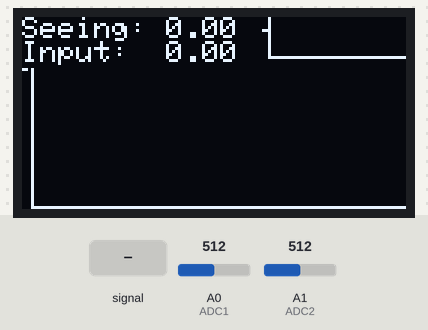
Bench run of a program on a simulated Arduino Leonardo, built with avr-gcc and run on an emulated ATmega32U4. On the bench: 128×64 one-colour display. Inputs (shaded band) come from the test bench; at power-on: A0 (ADC1) = 512, A1 (ADC2) = 512. What the program prints to the serial monitor is not drawn.

Above: at 5.7 s.
5.8 s: A0 (ADC1) fed a 2 Hz sine of ±306 counts around its level
At 6.7 s:
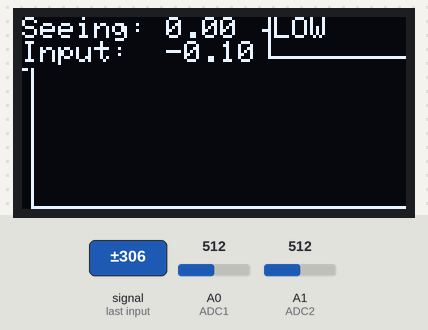
8.8 s: A0 (ADC1) set to 306
At 11.3 s:
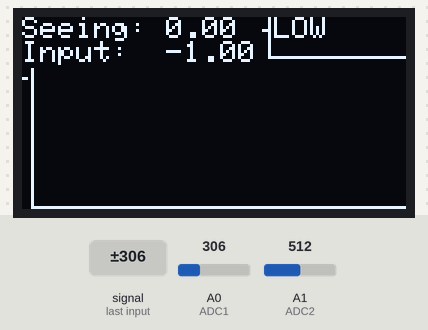
11.7 s: A0 (ADC1) set to 499
At 13.8 s:
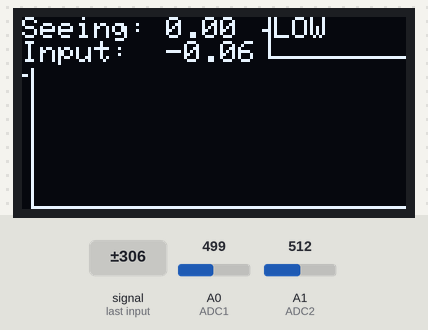
14.7 s: A0 (ADC1) set to 511
17.7 s: A0 (ADC1) set to 900
At 20.1 s:
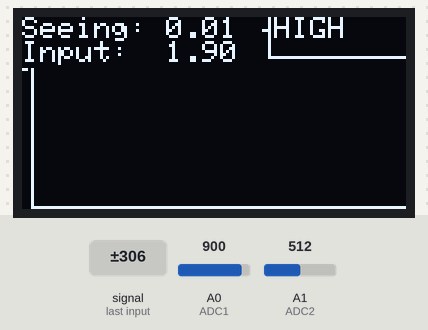
20.7 s: A0 (ADC1) set to 830
At 23.5 s:
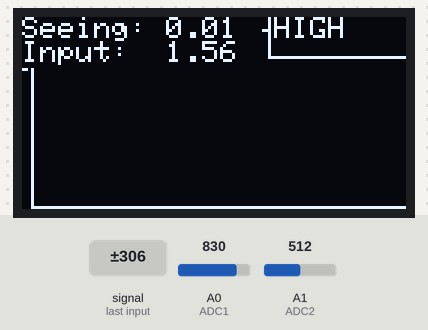
23.7 s: A0 (ADC1) set to 817
At 25.4 s:
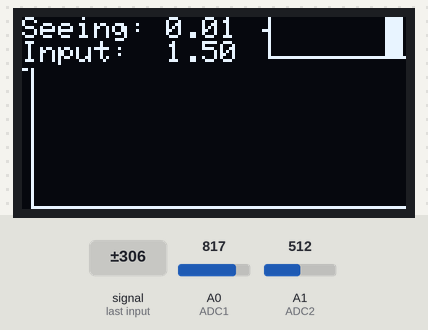
Timing chart, 0 to 26.9 s (numbered marks = the images above; inputs shaded):
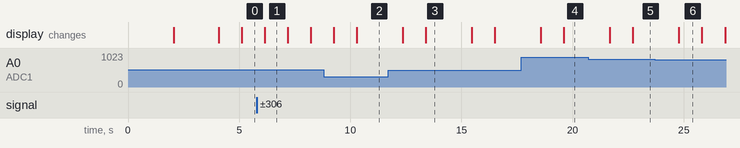

Measured:
- the behaviour switches between 818 and 817 on A0 (ADC1) (found by bisection; images 5 and 6)
- after the input at 5.8 s, the display: changes after 0.36 s (image 1)
- after the input at 8.8 s, the display: first changes after 0.46 s (image 2 shows a later state)
- after the input at 11.7 s, the display: first changes after 0.67 s (image 3 shows a later state)
- after the input at 17.7 s, the display: first changes after 0.88 s (image 4 shows a later state)
- after the input at 20.7 s, the display: first changes after 0.98 s (image 5 shows a later state)
- after the input at 23.7 s, the display: changes after 1.1 s (image 6)

The program:

main.cpp
```cpp
#include "main.h"

// Note: Assign constants to variables so they may be changed on the fly by client software in mode 3
int sampleCount, numSamples = NUM_SAMPLES;
float variationValue, intensityValue, variationOffset = VARIATION_OFFSET, intensityOffset = INTENSITY_OFFSET;

#ifdef CLOUD_DISCRIMINATE
float discriminateLow = DISCRIMINATE_LOW, discriminateHigh = DISCRIMINATE_HIGH;
boolean cloudDiscriminate = CLOUD_DISCRIMINATE;
#endif

#ifdef MOVING_AVERAGE_PTS
int movingAveragePts = MOVING_AVERAGE_PTS, movingAverageCount = 0;
float movingAverageAcc = 0, movingAverage = 0;
#endif

#ifdef MODE
int mode = MODE;
#endif

#ifdef OLED_OUTPUT
int xPosition, yPosition, readingPosition;
Adafruit_SH1106 display(OLED_DC, OLED_RESET, OLED_CS);

#ifdef IG_WIDTH
int intensityBuffer[IG_WIDTH] = {0},  // Buffer to hold scaled and bounded intensity readings
    intensityOldest = 0;              // Current position of oldest (left hand of graph) entry in intensity buffer
#define IG_HEIGHT 13                   // Intensity graph height (pixels) - 1, default 13
#define IG_SCALE (IG_HEIGHT / IG_MAX)  // Intensity graph scale
#endif

#ifdef VG_WIDTH
int variationBuffer[VG_WIDTH] = {0},  // Buffer to hold scaled and bounded variation readings
    variationOldest = 0;              // Current position of oldest (left hand of graph) entry in variation buffer

#if SH1106_LCDHEIGHT == 64
#define VG_HEIGHT 45  // Variation graph height (pixels) - 1, default 45px for 64px high display
#elif SH1106_LCDHEIGHT == 32
#define VG_HEIGHT 13  // Variation graph height (pixels) - 1, default 15px for 32px high display
#else
#error "Unsupported display size!"  // Couldn't find a supported display size
#endif
#define VG_SCALE (VG_HEIGHT / VG_MAX)  // Variation graph scale
#endif
#endif

void setup() {
#ifdef MODE
    Serial.begin(115200);  // Initialise serial communications first in case we need to debug anything
#endif

#ifdef OLED_OUTPUT
    delay(2000);  // Wait a bit for the display to initialise on first power up, otherwise we may get a blank screen instead of output

    display.begin(SH1106_SWITCHCAPVCC);  // Generate high voltage.
#define SSM_LOGO_WIDTH 56                 // SSM splash screen logo width
#define SSM_LOGO_HEIGHT 16                // SSM splash screen logo height
    static const unsigned char PROGMEM SSM_LOGO[] = {
        // SSM Splash screen logo
        0x00, 0x00, 0x00, 0x00, 0x00, 0x00, 0x00, 0x01, 0x80, 0x0F, 0x80, 0x7E, 0x0E, 0x07, 0x31, 0x8C, 0x3F, 0xE1, 0xFF, 0x0F, 0x0F, 0x3B, 0xDC,
        0x70, 0x63, 0x83, 0x0F, 0x0F, 0x1F, 0xF8, 0x60, 0x03, 0x00, 0x0D, 0x9B, 0x1E, 0x78, 0x60, 0x03, 0x00, 0x0D, 0x9B, 0x0C, 0x30, 0x70, 0x03,
        0x80, 0x0D, 0x9B, 0x3C, 0x3C, 0x3F, 0x81, 0xFC, 0x0C, 0xF3, 0xFC, 0x3F, 0x0F, 0xE0, 0x7F, 0x0C, 0xF3, 0x7E, 0x7E, 0x00, 0x70, 0x03, 0x8C,
        0x63, 0x07, 0xE0, 0x00, 0x30, 0x01, 0x8C, 0x63, 0x07, 0xE0, 0x00, 0x30, 0x01, 0x8C, 0x03, 0x0E, 0x70, 0x60, 0x73, 0x03, 0x8C, 0x03, 0x0C,
        0x30, 0x7F, 0xE3, 0xFF, 0x0C, 0x03, 0x0C, 0x30, 0x1F, 0x80, 0xFC, 0x0C, 0x03, 0x00, 0x00, 0x00, 0x00, 0x00, 0x00, 0x00};
    display.clearDisplay();                                                  // Clear display
    display.drawBitmap(0, 0, SSM_LOGO, SSM_LOGO_WIDTH, SSM_LOGO_HEIGHT, 1);  // Draw splash screen logo
    display.setTextSize(1);
    display.setTextColor(WHITE);
    display.setTextWrap(false);
    display.setCursor(SSM_LOGO_WIDTH + 6, 0);  // Draw splash screen sketch version
    display.print(SSM_VERSION);
#if SH1106_LCDWIDTH == 128
#ifdef MODE
    display.print(" Mode ");  // Draw splash screen mode if applicable
    display.print(MODE);
#endif
    display.setCursor(SSM_LOGO_WIDTH + 6, 8);  // Draw splash screen sketch date
    display.print(SSM_DATE);
#endif
    display.display();  // Show splash screen
    delay(2000);
    display.clearDisplay();  // Clear display
    display.display();       // Show cleared display
#endif
}

void loop() {
    variationValue = intensityValue = 0;  // Reset variation and intensity samples

    for (sampleCount = 0; sampleCount < numSamples; sampleCount++)  // Collect samples from the SSM
    {
        intensityValue = intensityValue + (analogRead(ADC1) - 511.) * 2.5 / 511.;      // Accumulate average solar intensity sample
        variationValue = variationValue + sq((analogRead(ADC2) - 511.) * 2.5 / 511.);  // Accumulate RMS variation sample
    }

    intensityValue = intensityValue / numSamples + intensityOffset;  // Find average solar intensity, +/– dc offset
    variationValue = (4.46 * sqrt(variationValue / numSamples) + variationOffset) /
                     intensityValue;  // Find RMS variation, +/– small dc offset, normalised for intensity
#ifdef MOVING_AVERAGE_PTS
    movingAverageAcc = movingAverageAcc + variationValue;  // Add the current variation to the moving average accumulator
    if (movingAverageCount = movingAveragePts) {
        movingAverageAcc = movingAverageAcc - movingAverage;  // Deduct the previous moving average from the accumulator
        movingAverage = movingAverageAcc / movingAveragePts;  // Calculate the new moving average
    } else {
        movingAverageCount++;  // Not enough data points yet, so keep accumulating
    }
#endif

#ifdef CLOUD_DISCRIMINATE
    if (cloudDiscriminate && (intensityValue < discriminateLow || variationValue > discriminateHigh)) {
        variationValue = 0;  // Discriminate for clouds by setting variation value to zero
    }
#endif

    // http://www.daycounter.com/LabBook/Moving-Average.phtml

#ifdef OLED_OUTPUT           // Output to OLED module
    display.clearDisplay();  // Clear display
    display.setTextSize(1);
    display.setTextColor(WHITE);
    display.setCursor(0, 0);  // Draw seeing value
    display.print("Seeing: ");
    display.print(variationValue, 2);
    display.setCursor(0, 8);  // Draw intensity value
    display.print("Input:  ");
    display.print(intensityValue, 2);

#ifdef IG_WIDTH
    intensityBuffer[intensityOldest] = min(IG_HEIGHT, max(0, (int)round(intensityValue * IG_SCALE)));  // Buffer scaled and bounded intensity reading
    intensityOldest = (intensityOldest + 1) % IG_WIDTH;  // Increment left hand of graph, wrap over at end of buffer

    // Draw intensity graph axes
    display.drawFastHLine(82, IG_HEIGHT, IG_WIDTH + 1, WHITE);              // X axis
    display.drawFastVLine(82, 0, IG_HEIGHT, WHITE);                         // Y axis
    display.drawFastHLine(80, IG_HEIGHT - (int)round(IG_SCALE), 2, WHITE);  // Y axis "1" marker

    if (intensityValue > (IG_MAX)) {
        display.setCursor(84, 0);
        display.print("HIGH");  // Print "HIGH" instead of graph
    } else if (intensityValue < 0) {
        display.setCursor(84, 0);
        display.print("LOW");  // Print "LOW" instead of graph
    } else {
        readingPosition = intensityOldest;                              // Start with the oldest intensity reading
        for (xPosition = 83; xPosition < (82 + IG_WIDTH); xPosition++)  // Plot intensity readings from left to right of graph
        {
#ifdef SCATTER_PLOT
            display.drawPixel(xPosition, IG_HEIGHT - intensityBuffer[readingPosition], WHITE);  // Draw point
#else
            display.drawFastVLine(xPosition, IG_HEIGHT - intensityBuffer[readingPosition], intensityBuffer[readingPosition],
                                  WHITE);  // Draw vertical bar
#endif
            readingPosition = (readingPosition + 1) % IG_WIDTH;  // Move to next reading, wrap over at end of buffer
        }
    }

#ifdef DEBUG_SSM  // Test Intensity graph plot area limits
    display.drawLine(83, IG_HEIGHT - min(IG_HEIGHT, max(0, (int)round(IG_MAX * IG_SCALE))), (82 + IG_WIDTH),
                     min(IG_HEIGHT, max(0, (int)round(IG_MAX * IG_SCALE))), INVERSE);  // Top left -> bottom right
    Serial.print("IG Top Left X: ");
    Serial.println(83);
    Serial.print("IG Top Left Y: ");
    Serial.println(IG_HEIGHT - min(IG_HEIGHT, max(0, (int)round(IG_MAX * IG_SCALE))));
    Serial.print("IG Bottom Right X: ");
    Serial.println((82 + IG_WIDTH));
    Serial.print("IG Bottom Right Y: ");
    Serial.println(min(IG_HEIGHT, max(0, (int)round(IG_MAX * IG_SCALE))));
#endif
#endif

#ifdef VG_WIDTH
    variationBuffer[variationOldest] = min(VG_HEIGHT, max(0, (int)round(variationValue * VG_SCALE)));  // Buffer scaled and bounded variation reading
    variationOldest = (variationOldest + 1) % VG_WIDTH;  // Increment left hand of graph, wrap over at end of buffer

    // Draw variation graph axes
    display.drawFastHLine(3, VG_HEIGHT + 18, VG_WIDTH + 1, WHITE);  // X axis
    display.drawFastVLine(3, 17, VG_HEIGHT + 1, WHITE);             // Y axis
#ifdef MOVING_AVERAGE_PTS
    if (movingAverageCount = movingAveragePts) {
        display.drawFastHLine(0, min(VG_HEIGHT, max(0, (int)round(movingAverage * VG_SCALE))) + 17, 2, WHITE);  // Moving average marker
    }
#endif

    // Plot variation graph
    readingPosition = variationOldest;                            // Start with the oldest variation reading
    for (xPosition = 3; xPosition < (2 + VG_WIDTH); xPosition++)  // Plot variation readings from left to right of graph
    {
#ifdef SCATTER_PLOT
        display.drawPixel(xPosition, VG_HEIGHT - variationBuffer[readingPosition] + 17, WHITE);  // Draw point
#else
        display.drawFastVLine(xPosition, VG_HEIGHT - variationBuffer[readingPosition] + 17, variationBuffer[readingPosition],
                              WHITE);  // Draw vertical bar
#endif
        readingPosition = (readingPosition + 1) % VG_WIDTH;  // Move to next reading, wrap over at end of buffer
    }
#endif

#ifdef DEBUG_SSM  // Test Variation graph plot area limits
    display.drawLine(3, VG_HEIGHT - min(VG_HEIGHT, max(0, (int)round(VG_MAX * VG_SCALE))) + 17, (2 + VG_WIDTH),
                     min(VG_HEIGHT, max(0, (int)round(VG_MAX * VG_SCALE))) + 17, INVERSE);  // Top left -> bottom right
    Serial.print("VG Top Left X: ");
    Serial.println(3);
    Serial.print("VG Top Left Y: ");
    Serial.println(VG_HEIGHT - min(VG_HEIGHT, max(0, (int)round(VG_MAX * VG_SCALE))) + 17);
    Serial.print("VG Bottom Right X: ");
    Serial.println((2 + VG_WIDTH));
    Serial.print("VG Bottom Right Y: ");
    Serial.println(max(0, (int)round(VG_MAX * VG_SCALE)) + 17);
#endif

    display.display();  // Show results
#endif

#ifdef MODE  // Output to serial port in desired mode
    switch (mode) {
        case 1:  // Basic text output
            Serial.print("Intensity: ");
            Serial.println(intensityValue, 2);
            Serial.print("Variation: ");
            Serial.println(variationValue, 2);
            break;

        case 2:  // Firecapture addin compatible
            Serial.print("A0: ");
            Serial.println(intensityValue, 2);
            Serial.print("A1: ");
            Serial.println(variationValue, 2);
            break;

        default:  // Incorrect mode set
            Serial.println("Invalid output mode selected!");
    }
#endif
}
```

main.h
```cpp
// (licence header left out)
#include <Arduino.h>

#define NUM_SAMPLES \
    2000  // ** Number of samples used to find the RMS value, default 2000 for about 2 readings per second on 16MHz device, decrease to output more
          // readings per second

#define ADC1 A0  // ** Arduino analog input pin, reads intensity from LMC6484 pin 14
#define ADC2 A1  // ** Arduino analog input pin, reads variation from LMC6484 pin 8

#define CLOUD_DISCRIMINATE true  // ** Discriminate for clouds if true, default true, comment out to disable
#ifdef CLOUD_DISCRIMINATE
#define DISCRIMINATE_LOW 0.5    // ** Set variation value to zero if ***intensity*** is too low, default 0.5
#define DISCRIMINATE_HIGH 10.0  // ** Set variation value to zero if ***variation*** is too high, default 10
#endif

#define INTENSITY_OFFSET \
    0.0  // ** Intensity dc offset, default 0.0, should not need to change if resistor on U1 can be adjusted to keep value between 0.5V and 1.0V
#define VARIATION_OFFSET 0  // ** Variation dc offset, default -0.05, may need to adjust to keep variation output the the range > 0.0 and < 10.0

#define MOVING_AVERAGE_PTS 20  // ** Number of points to use for calculating the variation moving average, default 20, comment out to disable

#define MODE 2
#ifdef MODE
#define SERIAL_RATE 115200  // ** Set the serial communications rate (9600 or 115200 are good values to try), default 115200
#endif

// #define LED_OUTPUT         // ** Define this to enable LED shield support, otherwise comment it out
#define OLED_OUTPUT  // ** Define this to enable OLED module support, otherwise comment it out
                     //    N.B. You must edit Adafruit_SH1106.h at comment "SH1106 Displays" to choose a display size
                     //    SH1106_LCDWIDTH and SH1106_LCDHeight will then be defined by the .h with display size
                     //    Current W x H options are: 128 x 64 | 128 x 32 | 96 x 16
#ifdef OLED_OUTPUT
#define OLED_RESET 20  // ** For software and hardware SPI, define digital pin wired to OLED RST (not available on my OLED module, -1 ignores)
#define OLED_DC 10     // ** For software and hardware SPI, define digital pin wired to OLED DC (or D/C)
#define OLED_CS 21     // ** For software and hardware SPI, define digital pin wired to OLED CS (21 is A3 on Pro Micro!)
// Note that SCLK (Pro Micro pin 15) and MOSI (Pro Micro pin 16) are specific pins in hardware SPI mode so don't need defining

#define VG_WIDTH 125  // ** Variation graph width (pixels), default 125 (sized for 128 pixel wide display), comment out to hide graph
#ifdef VG_WIDTH       // N.B. Enabling the variation graph requires display to be taller than 16 pixels
#define VG_MAX 20     // ** Variation graph max plottable input value, default 20
#endif

#if SH1106_LCDHEIGHT != 16  // Can't plot graphs on 96 x 16 screen
#define IG_WIDTH 45         // ** Intensity graph width (pixels), default 45 (sized for 128 pixel wide display), comment out to hide graph
#ifdef IG_WIDTH
#define IG_MAX 1.5  // ** Intensity graph max plottable input value, default 1.5
#endif

#define VG_WIDTH 125  // ** Variation graph width (pixels), default 125 (sized for 128 pixel wide display), comment out to hide graph
#ifdef VG_WIDTH       // N.B. Enabling the variation graph requires display to be taller than 16 pixels
#define VG_MAX 20     // ** Variation graph max plottable input value, default 20
#endif

//#define SCATTER_PLOT  // ** Define this to graph as a scatter plot (quicker to draw), comment out and a filled graph will be drawn
#endif
#endif

// *************************************** End user modifiable defines ***************************************

// #define DEBUG_SSM               // Turn on debugging tests

#define SSM_VERSION "V1.3"    // SSM sketch version number
#define SSM_DATE "July 2022"  // SSM sketch date

#ifdef OLED_OUTPUT
#include <Adafruit_GFX.h>
#include <Adafruit_SH1106.h>
#include <SPI.h>
#include <Wire.h>
#endif
```
